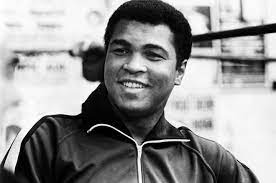
#> input picture Opencv/Working2/M.Ali.jpg, 276 x 183 px
$ python File3.py
#> lines starting #> are read from the running program, lines starting #| are printed output that depends on the picture; after the words box and inside, x2 and y2 are one past the last pixel; in counts of white or black regions, pixels touching at a corner belong together
import cv2
import numpy

#Sadece resim üzerinde yüz tanıma
face_cascade=cv2.CascadeClassifier(r"haarcascade_frontalface.xml")
img=cv2.imread(r"M.Ali.jpg")
#> img is the input picture: shape (183, 276, 3); min 0, max 255, mean 146.3
gray=cv2.cvtColor(img,cv2.COLOR_BGR2RGB)
faces=face_cascade.detectMultiScale(gray,1.2,5)
#> faces = [[96, 20, 83, 83]]

for(x,y,w,h) in faces:
        cv2.rectangle(img,(x,y),(x+w,y+h),(0,255,0),4)
#> this loop made 1 pass
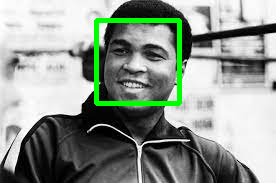
#> img: shape (183, 276, 3); 3.26% of pixels changed, all inside (x1, y1, x2, y2) = (94, 18, 182, 106)

cv2.imshow('Image',img)
cv2.waitKey(0)
